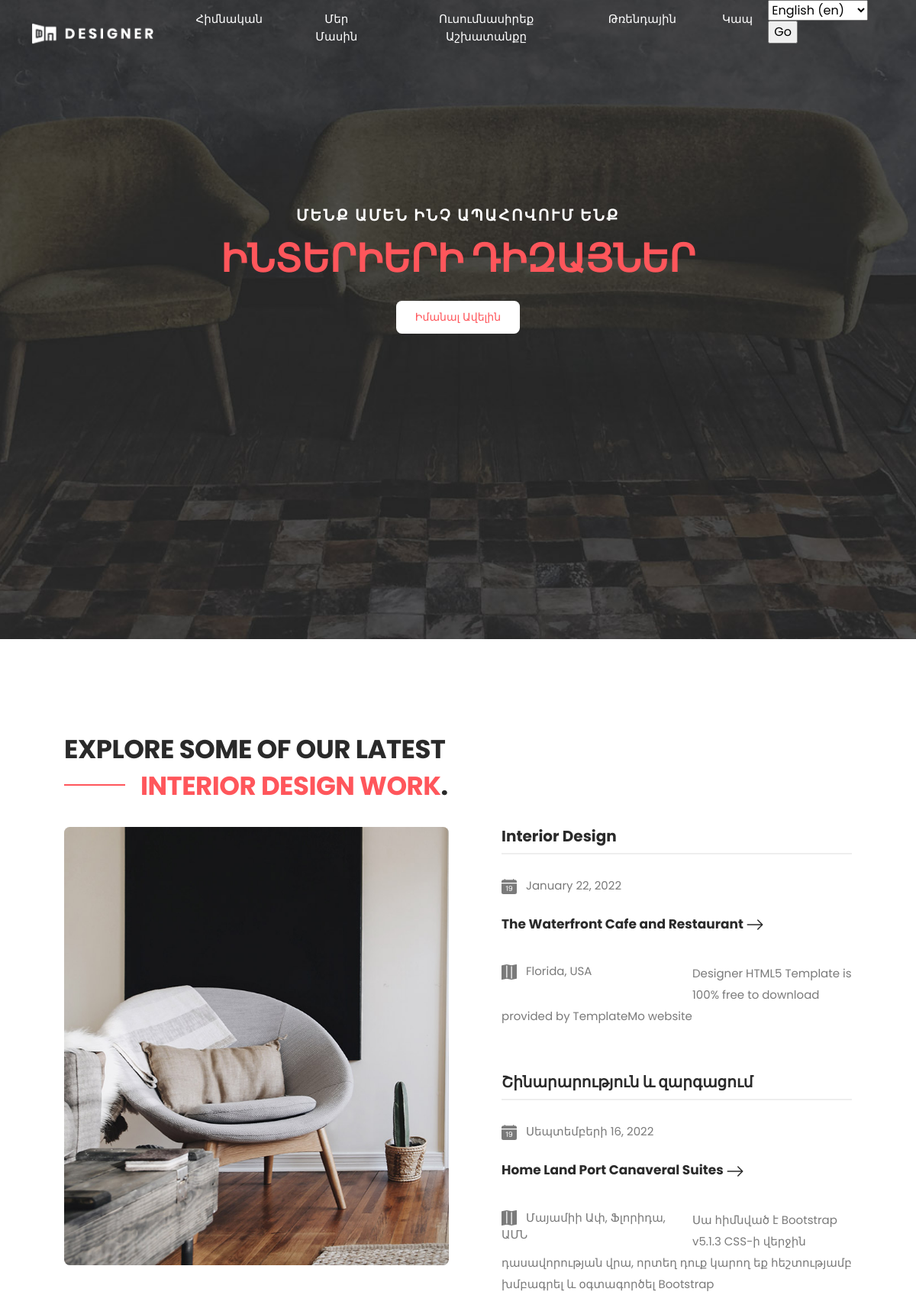
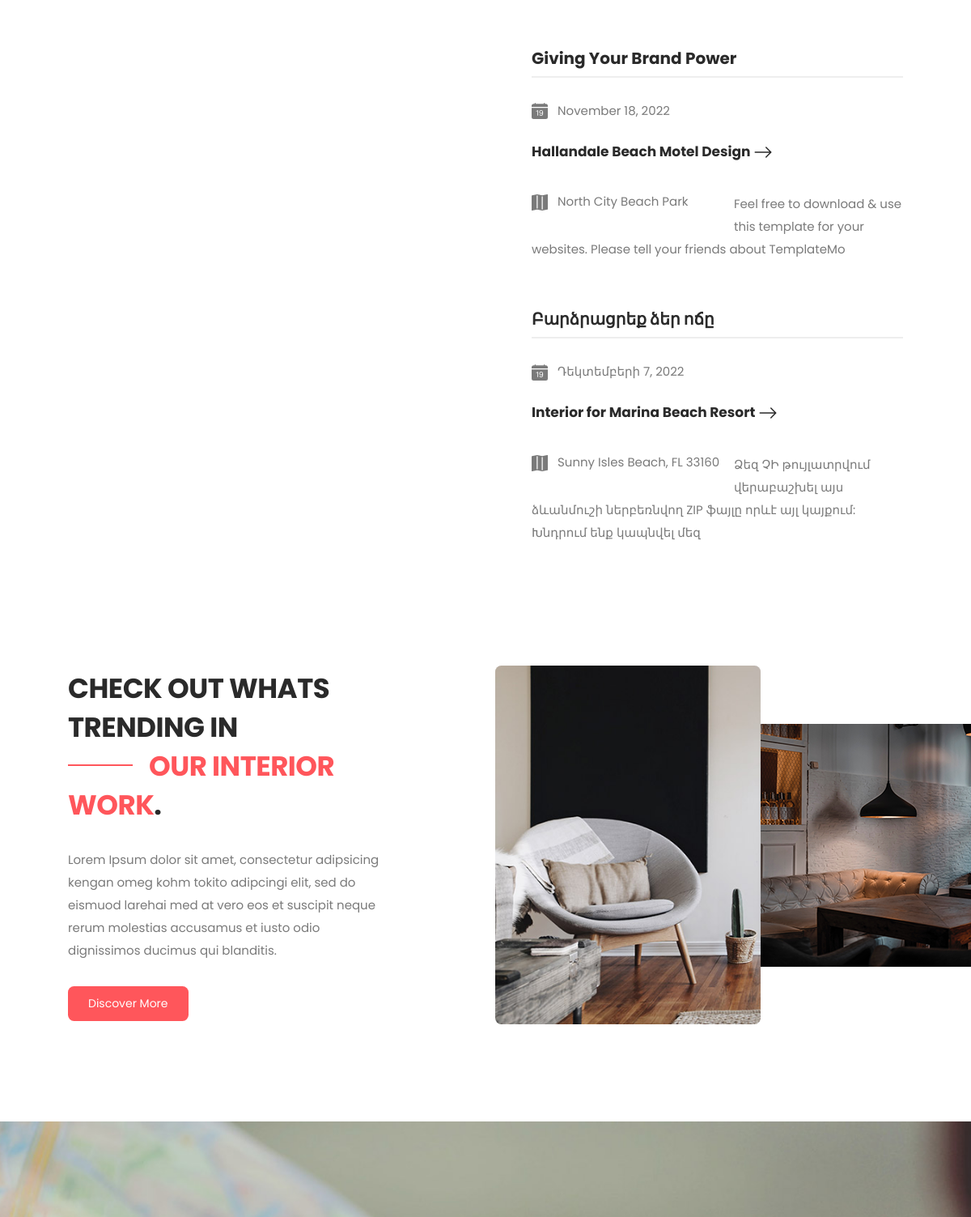
The page / (upper part) on the database its author committed (2 pictures, top to bottom).
### main/models.py (models this page shows)
class Header(models.Model):
    img = models.ImageField('Header Logo Image', upload_to='images')
    path1 = models.CharField('Header Path 1', max_length=25)
    path2 = models.CharField('Header Path 2', max_length=25)
    path3 = models.CharField('Header Path 3', max_length=25)
    path4 = models.CharField('Header Path 4', max_length=25)
    path5 = models.CharField('Header Path 5', max_length=25)
    class Meta:
        verbose_name = 'Header'
        verbose_name_plural = 'Header'

class HomeTitle(models.Model):
    img = models.ImageField('Header Image', upload_to='images')
    title = models.CharField('Header Title', max_length=30)
    subtitle = models.CharField('Header SubTitle', max_length=50)
    btn_name = models.CharField('Header Button Name', max_length=25)
    class Meta:
        verbose_name = 'HomeTitle'
        verbose_name_plural = 'HomeTitle'

class HomePageLeftContent(models.Model):
    title1 = models.CharField('Home Page Left Content Title 1', max_length=40)
    title2 = models.CharField('Home Page Left Content Title 2', max_length=40)
    img = models.ImageField('Home Page Image', upload_to='images')
    class Meta:
        verbose_name = 'HomePageLeftContent'
        verbose_name_plural = 'HomePageLeftContent'

class HomePageRightContent(models.Model):
    title = models.CharField('Home Page Right Content Title', max_length=40)
    date = models.CharField('Home Page Right Content Date', max_length=40)
    location = models.CharField('Home Page Right Content Location', max_length=40)
    subtitle = models.CharField('Home Page Right Content SubTitle', max_length=40)
    text = models.TextField('Home Page Right Content Text')
    class Meta:
        verbose_name = 'HomePagRightContent'
        verbose_name_plural = 'HomePagRightContent'

class HomePageContent2(models.Model):
    title1 = models.CharField('Home Page Content2 Title 1', max_length=40)
    title2 = models.CharField('Home Page Content2 Title 2', max_length=40)
    text = models.TextField('Home Page Content2 Text')
    btn_name = models.CharField('Home Page Content2 Button Name', max_length=25)
    img = models.ImageField('Home Page Content2 Image', upload_to='images')
    class Meta:
        verbose_name = 'HomePageContent2'
        verbose_name_plural = 'HomePageContent2'

class HomeContactGet(models.Model):
    title1 = models.CharField('Home ContactGet Title 1', max_length=40)
    title2 = models.CharField('Home ContactGet Title 2', max_length=40)
    name = models.CharField('Home ContactGet Name', max_length=30)
    surname = models.CharField('Home ContactGet Surname', max_length=30)
    email = models.CharField('Home ContactGet Email', max_length=30)
    subject = models.CharField('Home ContactGet Subject', max_length=30)
    message = models.CharField('Home ContactGet Message', max_length=30)
    btn_name = models.CharField('Home ContactGet Button', max_length=30)
    img = models.ImageField('Home ContactGet Image', upload_to='images')
    class Meta:
        verbose_name = 'HomeContactGet'
        verbose_name_plural = 'HomeContactGet'

### main/views.py (the view)
# urls.py: path('', views.index, name='index'),
def index(request):
    home_page_left_content = HomePageLeftContent.objects.all()[0]
    home_page_right_content = HomePageRightContent.objects.all()
    home_page_content2 = HomePageContent2.objects.all()[0]
    home_contact_get = HomeContactGet.objects.all()[0]
    if request.method == 'POST':
        form = ContactModelForm(request.POST)
        if form.is_valid():
            HomeContactPost.objects.create(**form.cleaned_data)
            return redirect('index')
    else:
        form = ContactModelForm()
    return render(request, 'main/index.html', context={
        'header':double_content()[0],
        'home_title':double_content()[1],
        'home_page_left_content':home_page_left_content,
        'home_page_right_content':home_page_right_content,
        'home_page_content2':home_page_content2,
        'home_contact_get':home_contact_get,
        'form':form,
        'footer':double_content()[2],
    })

### main/forms.py
class ContactModelForm(forms.ModelForm):
    class Meta:
        model = HomeContactPost
        fields = ['user_name', 'user_surname', 'user_email', 'user_subject', 'user_message']

### main/views.py (called while the page is built)
def double_content():
    header = Header.objects.all()[0]
    home_title = HomeTitle.objects.all()[0]
    footer = Footer.objects.all()[0]
    return [header, home_title, footer]

### main/templates/main/index.html (shortened to what this page needs)
{% extends 'main/base.html' %}
{% block body %}
  <div class="main-banner change-name">
      <div class="container">
          <div class="row">
              <div class="col-lg-12">
                  <div class="header-text">
                      <h6>{{ home_title.title }}</h6>
                      <h2><em>{{ home_title.subtitle }}</em></h2>
                      <div class="white-button">
                          <a href="{% url 'about' %}">{{ home_title.btn_name }}</a>
                      </div>
                  </div>
              </div>
          </div>
      </div>
  </div>
  <section class="explore-work" id="explore">
      <div class="container expanded">
          <div class="row">
              <div class="col-lg-12">
                  <div class="section-heading">
                      <h2>{{ home_page_left_content.title1 }}<br><em>{{ home_page_left_content.title2 }}</em>.</h2>
                  </div>
              </div>
              <div class="col-lg-6">
                  <div class="left-image">
                      <img src="{{ home_page_left_content.img.url }}" alt="Interior Design Work">
                  </div>
              </div>
              <div class="col-lg-6">
                  <div class="right-content">
                      <ul>
                        {% for i in home_page_right_content %}
                            <li>
                                <h4>{{ i.title }}</h4>
                                <ul class="info">
                                    <li>
                                        <span class="float-start">
                                            {{ i.date }}
                                        </span>
                                        <h6>
                                            <a href="explore.html">
                                                {{ i.subtitle }}
                                                <svg xmlns="http://www.w3.org/2000/svg" width="24" height="24" fill="currentColor" class="bi bi-arrow-right" viewBox="0 0 16 16">
                                                    <path fill-rule="evenodd" d="M1 8a.5.5 0 0 1 .5-.5h11.793l-3.147-3.146a.5.5 0 0 1 .708-.708l4 4a.5.5 0 0 1 0 .708l-4 4a.5.5 0 0 1-.708-.708L13.293 8.5H1.5A.5.5 0 0 1 1 8z"/>
                                                </svg>
                                            </a>
                                        </h6>
                                    </li>
                                    <li>
                                        <span class="float-start">
                                            {{ i.location }}
                                        </span>
                                        <em>{{ i.text }}</em>
                                    </li>
                                </ul>
                            </li>
                        {% endfor %}
                      </ul>
                  </div>
              </div>
          </div>
      </div>
  </section>
  <section class="whats-trending">
      <div class="container expanded">
          <div class="row">
              <div class="col-lg-6 align-self-center">
                  <div class="section-heading">
                      <h2>{{ home_page_content2.title1 }}<br><em>{{ home_page_content2.title2 }}</em>.</h2>
                  </div>
                  <div class="left-content">
                      <p>{{ home_page_content2.text }}</p>
                      <div class="primary-button">
                          <a href="#">{{ home_page_content2.btn_name }}</a>
                      </div>
                  </div>
              </div>
              <div class="col-lg-4">
                  <div class="right-image">
                      <div class="thumb">
                          <img src="{{ home_page_content2.img.url }}" alt="">
                      </div>
                  </div>
              </div>
          </div>
      </div>
  </section>
  <section style="background-image: url({{ home_contact_get.img.url }})" class="contact-us" id="contact">
  </section>
{% endblock %}

### main/templates/main/base.html (shortened to what this page needs)
{% load i18n %}
{% load static %}
<!DOCTYPE html>
<html lang="en">
  <head>
    <link href="{% static 'vendor/bootstrap/css/bootstrap.min.css' %}" rel="stylesheet">
    <link rel="stylesheet" href="{% static 'assets/css/fontawesome.css' %}">
    <link rel="stylesheet" href="{% static 'assets/css/templatemo-572-designer.css' %}">
    <link rel="stylesheet" href="{% static 'assets/css/owl.css' %}">
    <link rel="stylesheet" href="{% static 'assets/css/animate.css' %}">
    <link rel="stylesheet"href="https://unpkg.com/swiper@7/swiper-bundle.min.css"/>
  </head>
<body>
  <header id="#top">
      <nav class="main-navigation navbar navbar-expand-lg navbar-light">
          <div class="container">
            <a class="navbar-brand" href="{% url 'index' %}"><img src="{{ header.img.url }}" alt=""></a>
            <div class="collapse navbar-collapse" id="navbarNav">
              <ul class="navbar-nav">
                <li class="nav-item">
                  <a class="nav-link {% if request.path == '/en/' or request.path == '/ru/' or request.path == '/hy/' %}  active {% endif %}" href="{% url 'index' %}">{{ header.path1 }}</a>
                </li>
                <li class="nav-item">
                  <a class="nav-link {% if request.path == '/en/about/' or request.path == '/ru/about/' or request.path == '/hy/about/' %}  active {% endif %}" href="{% url 'about' %}">{{ header.path2 }}</a>
                </li>
                <li class="nav-item">
                  <a class="nav-link {% if request.path == '/en/explore/' or request.path == '/ru/explore/' or request.path == '/hy/explore/' %}  active {% endif %}" href="{% url 'explore' %}">{{ header.path3 }}</a>
                </li>
                <li class="nav-item">
                  <a class="nav-link {% if request.path == '/en/trending/' or request.path == '/ru/trending/' or request.path == '/hy/trending/' %}  active {% endif %}" href="{% url 'trending' %}">{{ header.path4 }}</a>
                </li>
                <li class="nav-item">
                  <a class="nav-link {% if request.path == '/en/contact/' or request.path == '/ru/contact/' or request.path == '/hy/contact/' %}  active {% endif %}" href="{% url 'contact' %}">{{ header.path5 }}</a>
                </li>
                <li>
                    <form action="{% url 'set_language' %}" method="post">{% csrf_token %}
                    <select name="language">
                        {% get_current_language as LANGUAGE_CODE %}
                        {% get_available_languages as LANGUAGES %}
                        {% get_language_info_list for LANGUAGES as languages %}{% for language in languages %}
                    <option value="{{ language.code }}"{% if language.code == LANGUAGE_CODE %}
                    selected{% endif %}>
                        {{ language.name_local }} ({{ language.code }})
                    </option>
                        {% endfor %}
                    </select>
                    <input type="submit" value="Go">
                    </form>
                </li>
              </ul>
            </div>
          </div>
      </nav>
  </header>
  {% block body %}{% endblock %}
</body>
</html>

### rows shown on the page
Header: img (picture), path1 "Հիմնական", path2 "Մեր Մասին", path3 "Ուսումնասիրեք Աշխատանքը", path4 "Թռենդային", path5 "Կապ"
HomeTitle: title "ՄԵՆՔ ԱՄԵՆ ԻՆՉ ԱՊԱՀՈՎՈՒՄ ԵՆՔ", subtitle "ԻՆՏԵՐԻԵՐԻ ԴԻԶԱՅՆԵՐ", btn_name "Իմանալ Ավելին"
HomePageLeftContent: title1 "EXPLORE SOME OF OUR LATEST", title2 "INTERIOR DESIGN WORK", img (picture)
HomePageRightContent: title "Interior Design", date "January 22, 2022", subtitle "The Waterfront Cafe and Restaurant", location "Florida, USA", text "Designer HTML5 Template is 100% free to download provided by TemplateMo website"
HomePageRightContent: title "Շինարարություն և զարգացում", date "Սեպտեմբերի 16, 2022", subtitle "Home Land Port Canaveral Suites", location "Մայամիի Ափ, Ֆլորիդա, ԱՄՆ", text "Սա հիմնված է Bootstrap v5.1.3 CSS-ի վերջին դասավորության վրա, որտեղ դուք կարող եք հեշտությամբ խմբագրել և օգտագործել Bootstrap"
HomePageRightContent: title "Giving Your Brand Power", date "November 18, 2022", subtitle "Hallandale Beach Motel Design", location "North City Beach Park", text "Feel free to download & use this template for your websites. Please tell your friends about TemplateMo"
HomePageRightContent: title "Բարձրացրեք ձեր ոճը", date "Դեկտեմբերի 7, 2022", subtitle "Interior for Marina Beach Resort", location "Sunny Isles Beach, FL 33160", text "Ձեզ ՉԻ թույլատրվում վերաբաշխել այս ձևանմուշի ներբեռնվող ZIP ֆայլը որևէ այլ կայքում: Խնդրում ենք կապնվել մեզ"
HomePageContent2: title1 "CHECK OUT WHATS TRENDING IN", title2 "OUR INTERIOR WORK", text "Lorem Ipsum dolor sit amet, consectetur adipsicing kengan omeg kohm tokito adipcingi elit, sed do eismuod larehai med at vero eos et suscipit neque rerum molestias accusamus et iusto odio dignissimos ducimus qui blanditis.", btn_name "Discover More", img (picture)
HomeContactGet: img (picture)

### other values the page prints
form field language "English (en)"
